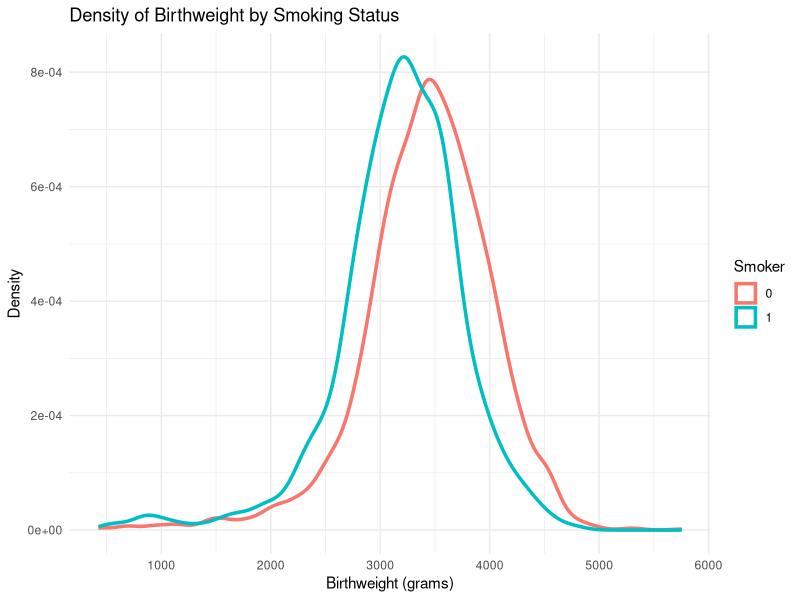
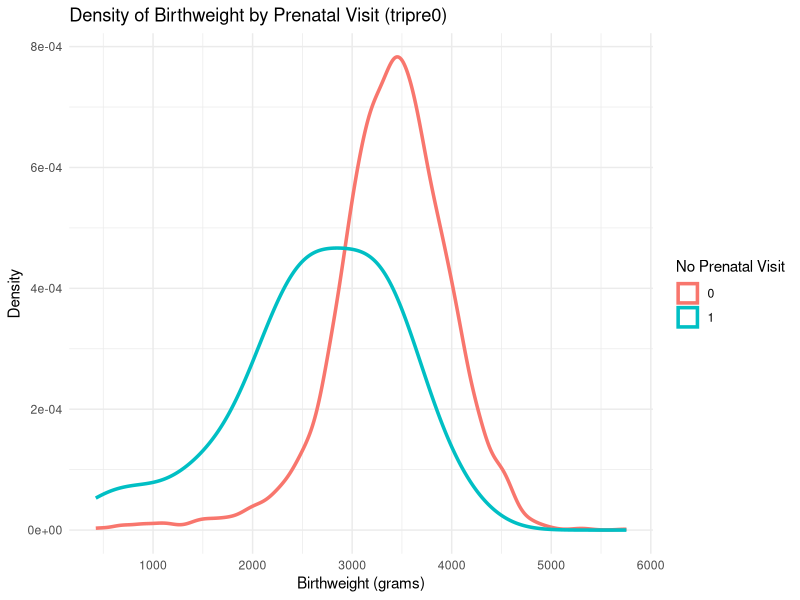

These charts were generated, in order, by the following R code:
## ---- chunk 1
knitr::opts_chunk$set(echo = TRUE)
## ---- chunk 2
library(readxl)
data <- read_xlsx("Birthweight_Smoking/birthweight_smoking.xlsx")
## ---- chunk 3
data<- data[, c('birthweight', 'age', 'educ', 'drinks', 'smoker', 'tripre0')]
## ---- chunk 4
cor(data$birthweight, data$smoker)
## ---- chunk 5
cor(data$birthweight, data$tripre0)
## ---- chunk 6
cor(data$birthweight, data$age)
## ---- chunk 7
library(ggplot2)
ggplot(data, aes(x = birthweight, color = factor(smoker))) +
       geom_density(linewidth = 1.2) +
      labs(
             title = "Density of Birthweight by Smoking Status",
             x = "Birthweight (grams)",
             y = "Density",
             color = "Smoker") +     theme_minimal()
## ---- chunk 8
ggplot(data, aes(x = birthweight, color = factor(tripre0))) +
  geom_density(linewidth = 1.2) +
  labs(
    title = "Density of Birthweight by Prenatal Visit (tripre0)",
    x = "Birthweight (grams)",
    y = "Density",
    color = "No Prenatal Visit"
  ) +
  theme_minimal()
## ---- chunk 9
linear_model <- lm(birthweight ~ age + educ + drinks + smoker + tripre0, data=data)
beta_age <- coef(linear_model)["age"]
2*beta_age
## ---- chunk 10
beta_smoker <- coef(linear_model)["smoker"]
beta_smoker
## ---- chunk 11
summary(linear_model)
## ---- chunk 12
linear_model_excluding_smoker <- lm(birthweight ~ age + educ + drinks + tripre0, data=data)
summary(linear_model_excluding_smoker)
## ---- chunk 13
model_plus <- linear_model
## ---- chunk 14
coef(model_plus)["tripre0"]
## ---- chunk 15
SSR <- sum(resid(model_plus)^2)
degrees_of_freedom <- model_plus$df.residual
sigma2hat <- SSR / degrees_of_freedom
sigma2hat
## ---- chunk 16
X <- cbind(1, data$age, data$educ, data$drinks, data$smoker, data$tripre0)
Xt_X <- t(X) %*% X
vcov_matrix <- sigma2hat * solve(Xt_X)
vcov_matrix[3,6]
## ---- chunk 17
alpha <- 0.05
c_alpha <- 1-alpha/ 2
critical_value <- qt(c_alpha,df=degrees_of_freedom)
t_drinks <- coef(summary(model_plus))[, "t value"]["drinks"]
if(abs(t_drinks) <= critical_value){
  print("Do not reject H0 as the t-statistic is smaller than or equal to the critical value")
} else{
  print("Reject H0 as the t-statistic is greater than the critical value")
}
## ---- chunk 18
p_drinks <- coef(summary(model_plus))[, "Pr(>|t|)"]["drinks"]
if(p_drinks < alpha){
  print("Reject H0 as the p-value is smaller than the significance level")
} else{
  print("Do not reject H0 as the p-value is greater than or equal to the significance level")
}
## ---- chunk 19
t_tripre0 <- coef(summary(model_plus))[, "t value"]["tripre0"]
if(abs(t_tripre0) <= critical_value){
  print("Do not reject H0 as the t-statistic is smaller than or equal to the critical value")
} else{
  print("Reject H0 as the t-statistic is greater than the critical value")
}
## ---- chunk 20
p_tripre0 <- coef(summary(model_plus))[, "Pr(>|t|)"]["tripre0"]
if(p_tripre0 < alpha){
  print("Reject H0 as the p-value is smaller than the significance level")
} else{
  print("Do not reject H0 as the p-value is greater than or equal to the significance level")
}
## ---- chunk 21
critical_value <- qt(c_alpha, df = degrees_of_freedom)
se_tripre0 <- vcov_matrix[6,6]
t_tripre0 <- (coef(model_plus)["tripre0"]-1) / sqrt(se_tripre0)
if(abs(t_tripre0) <= critical_value){
  print("Do not reject H0 as the t-statistic is smaller than or equal to the critical value")
} else{
  print("Reject H0 as the t-statistic is greater than the critical value")
}
p_tripre0 <- 2 * (1 - pt(abs(t_tripre0), degrees_of_freedom))
print(p_tripre0)
if(p_tripre0 < alpha){
  print("Reject H0 as the p-value is smaller than the significance level")
} else{
  print("Do not reject H0 as the p-value is greater than or equal to the significance level")
}
## ---- chunk 22
newdata <- data.frame(
  age = 28,
  educ = 12,
  drinks = 2,
  smoker = 1,
  tripre0 = 1
)
predicted_bw <- predict(model_plus, newdata = newdata)
predicted_bw
